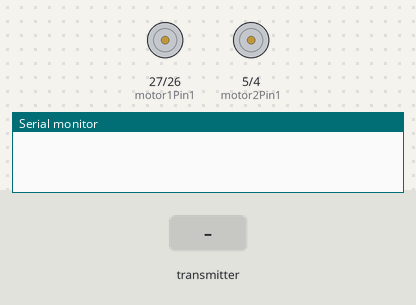
The sketch below on a simulated ESP32. On the bench: motor-driver pin pairs drawn as motors (green arrow = first pin HIGH = forward, orange = second pin HIGH = backward, longer = more drive, scaled by the enable pin), the last lines printed to the serial monitor. The test bench sets the inputs (shaded band).

Above: at 1.2 s.
1.3 s: the transmitter starts sending acc = 0
At 2.6 s:
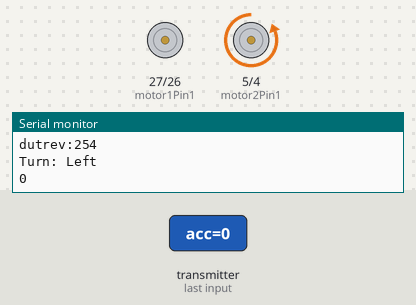
2.9 s: the transmitter starts sending turn = 4095
At 4.0 s:
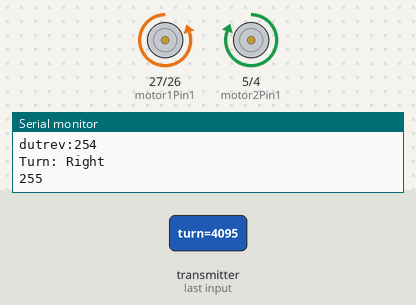
4.5 s: the transmitter starts sending acc = 1024
6.1 s: the transmitter starts sending turn = 1024
At 7.6 s:
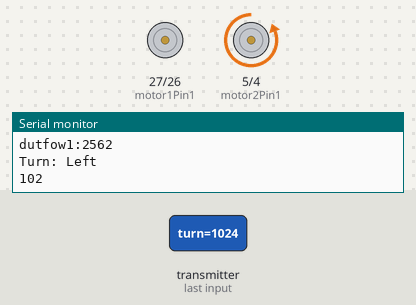
Timing chart, 0 to 8.7 s (numbered marks = the images above; inputs shaded):
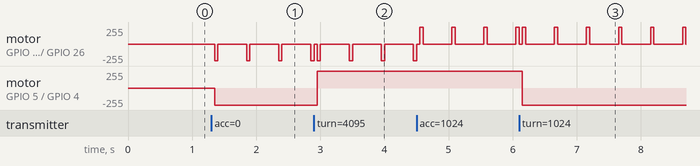

The sketch:

rc_reciever_code.ino
```cpp
// (licence header left out)
#include <esp_now.h>
#include <WiFi.h>
int motor1Pin1 = 27;
int motor1Pin2 = 26;
int enable1Pin = 14;
int motor2Pin1 = 5;
int motor2Pin2 = 4;
int enable2Pin = 32;


/*int motor1Pin1 = 33;
int motor1Pin2 = 25;
int enable1Pin = 32;
int motor2Pin1 = 27;
int motor2Pin2 = 26;
int enable2Pin = 14;*/

int dut=0;

// Setting PWM properties
const int freq = 30000;
const int pwmChannel = 0;
const int resolution = 8;

// Setting PWM properties
const int freq2 = 10000;
const int pwmChannel2 = 4;


int dutyCycle = 200;


// Structure example to receive data
// Must match the sender structure
typedef struct struct_message {
    int acc;
    int turn;
    int mode;
} struct_message;

// Create a struct_message called myData
struct_message myData;


void setup() {
  //
  //digitalWrite(32,HIGH);
  pinMode(motor1Pin1, OUTPUT);
  pinMode(motor1Pin2, OUTPUT);
  pinMode(enable1Pin, OUTPUT);
  pinMode(motor2Pin1, OUTPUT);
  pinMode(motor2Pin2, OUTPUT);
  pinMode(enable2Pin,OUTPUT);

  // configure LED PWM functionalitites
  ledcSetup(pwmChannel, freq, resolution);

  // attach the channel to the GPIO to be controlled
  ledcAttachPin(enable1Pin, pwmChannel);
    // configure LED PWM functionalitites
  ledcSetup(pwmChannel2, 10000, 8);
  ledcAttachPin(enable2Pin, pwmChannel2);


  // Initialize Serial Monitor
  Serial.begin(115200);

  // Set device as a Wi-Fi Station
  WiFi.mode(WIFI_STA);

  // Init ESP-NOW
  if (esp_now_init() != ESP_OK) {
    Serial.println("Error initializing ESP-NOW");
    return;
  }

  // Once ESPNow is successfully Init, we will register for recv CB to
  // get recv packer info
  esp_now_register_recv_cb(OnDataRecv);
}

// callback function that will be executed when data is received
void OnDataRecv(const uint8_t * mac, const uint8_t *incomingData, int len) {
  digitalWrite(enable1Pin, HIGH);
  digitalWrite(enable2Pin, HIGH);


  memcpy(&myData, incomingData, sizeof(myData));
  Serial.print("Bytes received: ");
  Serial.println(len);
  Serial.print("acc: ");
  Serial.println(myData.acc);
  Serial.print("turn: ");
  Serial.println(myData.turn);
  Serial.print("mode: ");
  Serial.println(myData.mode);

 // ledcWrite(pwmChannel, myData.acc);
  if ((myData.acc >160 )&&(myData.acc<170)){
    ledcWrite(pwmChannel,0);
  }
  else if ((myData.acc>=170)){
    dut=(int)(myData.acc-170)*3;
    Serial.print("dutfow1:");
    Serial.println(dut);
    digitalWrite(motor1Pin1, HIGH);
    digitalWrite(motor1Pin2, LOW);
    ledcWrite(pwmChannel,dut);
  }
  else{
    dut=(int)(160-myData.acc)*1.593;
    Serial.print("dutrev:");
    Serial.println(dut);
    digitalWrite(motor1Pin1, LOW);
    digitalWrite(motor1Pin2, HIGH);
    ledcWrite(pwmChannel,dut);

  }


  if ((myData.turn < 3200) && (myData.turn > 2200)) {
    Serial.println("Turn: Off");
    ledcWrite(pwmChannel2,0);
  } else if (myData.turn >= 3200) {
    Serial.println("Turn: Right");
    digitalWrite(motor2Pin1, HIGH);
    digitalWrite(motor2Pin2, LOW);
    ledcWrite(pwmChannel2,(int)((myData.turn-3200)/3.509));
    Serial.println((int)((myData.turn-3200)/3.509));
  } else if (myData.turn <= 2200) {
    Serial.println("Turn: Left");
    digitalWrite(motor2Pin1, LOW);
    digitalWrite(motor2Pin2, HIGH);
    ledcWrite(pwmChannel2,255);
    Serial.println((int)myData.turn/10);
  }
   // ledcWrite(pwmChannel2,0);
   delay(50);                             //
   ledcWrite(pwmChannel,0);               // Remove these lines after installing the antennas
   delay(1);                              //

}


void loop() {


}
```

Measured:
- after the input at 1.3 s, motor on GPIO 27 (motor1Pin1) / GPIO 26 (motor1Pin2): stopped → backward 253/255 after 1.6 s; motor on GPIO 5 (motor2Pin1) / GPIO 4 (motor2Pin2): stopped → backward 255/255 after 0.05 s
- after the input at 2.9 s, motor on GPIO 5 (motor2Pin1) / GPIO 4 (motor2Pin2): backward 255/255 → forward 255/255 after 0.05 s
- after the input at 6.1 s, motor on GPIO 5 (motor2Pin1) / GPIO 4 (motor2Pin2): forward 255/255 → backward 255/255 after 0.05 s
